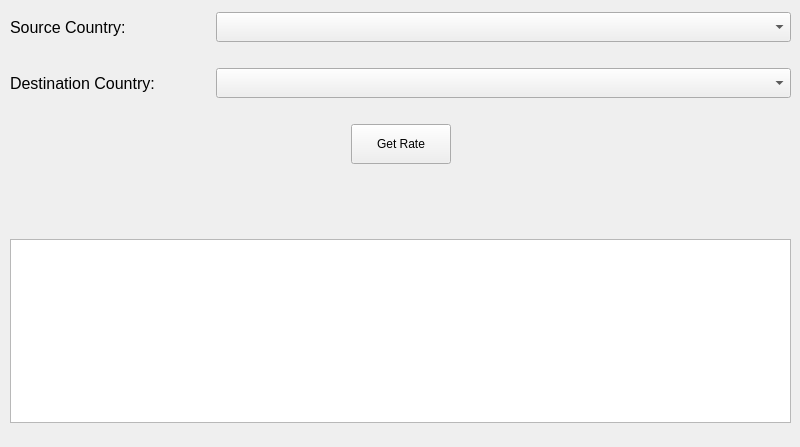
<?xml version="1.0" encoding="UTF-8"?>
<ui version="4.0">
 <class>MainWindow</class>
 <widget class="QMainWindow" name="MainWindow">
  <property name="geometry">
   <rect>
    <x>0</x>
    <y>0</y>
    <width>800</width>
    <height>447</height>
   </rect>
  </property>
  <property name="contextMenuPolicy">
   <enum>Qt::ContextMenuPolicy::PreventContextMenu</enum>
  </property>
  <property name="windowTitle">
   <string>MainWindow</string>
  </property>
  <widget class="QWidget" name="centralwidget">
   <widget class="QWidget" name="layoutWidget">
    <property name="geometry">
     <rect>
      <x>10</x>
      <y>12</y>
      <width>781</width>
      <height>411</height>
     </rect>
    </property>
    <layout class="QVBoxLayout" name="verticalLayout">
     <item>
      <layout class="QHBoxLayout" name="horizontalLayout_2">
       <item>
        <widget class="QLabel" name="sourceCountryLabel">
         <property name="minimumSize">
          <size>
           <width>200</width>
           <height>0</height>
          </size>
         </property>
         <property name="maximumSize">
          <size>
           <width>200</width>
           <height>16777215</height>
          </size>
         </property>
         <property name="font">
          <font>
           <pointsize>12</pointsize>
          </font>
         </property>
         <property name="text">
          <string>Source Country:</string>
         </property>
        </widget>
       </item>
       <item>
        <widget class="QComboBox" name="sourceCountryComboBox">
         <property name="minimumSize">
          <size>
           <width>0</width>
           <height>30</height>
          </size>
         </property>
         <property name="maximumSize">
          <size>
           <width>16777215</width>
           <height>30</height>
          </size>
         </property>
         <property name="font">
          <font>
           <pointsize>12</pointsize>
          </font>
         </property>
        </widget>
       </item>
      </layout>
     </item>
     <item>
      <spacer name="verticalSpacer">
       <property name="orientation">
        <enum>Qt::Orientation::Vertical</enum>
       </property>
       <property name="sizeType">
        <enum>QSizePolicy::Policy::Fixed</enum>
       </property>
       <property name="sizeHint" stdset="0">
        <size>
         <width>20</width>
         <height>20</height>
        </size>
       </property>
      </spacer>
     </item>
     <item>
      <layout class="QHBoxLayout" name="horizontalLayout_3">
       <item>
        <widget class="QLabel" name="destinationCountryLabel">
         <property name="minimumSize">
          <size>
           <width>200</width>
           <height>0</height>
          </size>
         </property>
         <property name="maximumSize">
          <size>
           <width>200</width>
           <height>16777215</height>
          </size>
         </property>
         <property name="font">
          <font>
           <pointsize>12</pointsize>
          </font>
         </property>
         <property name="text">
          <string>Destination Country: </string>
         </property>
        </widget>
       </item>
       <item>
        <widget class="QComboBox" name="destinationCountryComboBox">
         <property name="minimumSize">
          <size>
           <width>0</width>
           <height>30</height>
          </size>
         </property>
         <property name="maximumSize">
          <size>
           <width>16777215</width>
           <height>30</height>
          </size>
         </property>
         <property name="font">
          <font>
           <pointsize>12</pointsize>
          </font>
         </property>
        </widget>
       </item>
      </layout>
     </item>
     <item>
      <spacer name="verticalSpacer_2">
       <property name="orientation">
        <enum>Qt::Orientation::Vertical</enum>
       </property>
       <property name="sizeType">
        <enum>QSizePolicy::Policy::Fixed</enum>
       </property>
       <property name="sizeHint" stdset="0">
        <size>
         <width>20</width>
         <height>20</height>
        </size>
       </property>
      </spacer>
     </item>
     <item>
      <layout class="QHBoxLayout" name="horizontalLayout_5">
       <property name="topMargin">
        <number>0</number>
       </property>
       <item>
        <spacer name="horizontalSpacer_3">
         <property name="orientation">
          <enum>Qt::Orientation::Horizontal</enum>
         </property>
         <property name="sizeHint" stdset="0">
          <size>
           <width>40</width>
           <height>20</height>
          </size>
         </property>
        </spacer>
       </item>
       <item>
        <widget class="QPushButton" name="getRateButton">
         <property name="minimumSize">
          <size>
           <width>100</width>
           <height>40</height>
          </size>
         </property>
         <property name="maximumSize">
          <size>
           <width>100</width>
           <height>40</height>
          </size>
         </property>
         <property name="text">
          <string>Get Rate</string>
         </property>
        </widget>
       </item>
       <item>
        <spacer name="horizontalSpacer_4">
         <property name="orientation">
          <enum>Qt::Orientation::Horizontal</enum>
         </property>
         <property name="sizeHint" stdset="0">
          <size>
           <width>40</width>
           <height>20</height>
          </size>
         </property>
        </spacer>
       </item>
      </layout>
     </item>
     <item>
      <layout class="QHBoxLayout" name="horizontalLayout">
       <item>
        <spacer name="horizontalSpacer_2">
         <property name="orientation">
          <enum>Qt::Orientation::Horizontal</enum>
         </property>
         <property name="sizeHint" stdset="0">
          <size>
           <width>40</width>
           <height>20</height>
          </size>
         </property>
        </spacer>
       </item>
       <item>
        <widget class="QLabel" name="exchangeRateLabel">
         <property name="font">
          <font>
           <pointsize>20</pointsize>
          </font>
         </property>
         <property name="text">
          <string/>
         </property>
         <property name="alignment">
          <set>Qt::AlignmentFlag::AlignCenter</set>
         </property>
        </widget>
       </item>
       <item>
        <spacer name="horizontalSpacer">
         <property name="orientation">
          <enum>Qt::Orientation::Horizontal</enum>
         </property>
         <property name="sizeHint" stdset="0">
          <size>
           <width>40</width>
           <height>20</height>
          </size>
         </property>
        </spacer>
       </item>
      </layout>
     </item>
     <item>
      <spacer name="verticalSpacer_3">
       <property name="orientation">
        <enum>Qt::Orientation::Vertical</enum>
       </property>
       <property name="sizeHint" stdset="0">
        <size>
         <width>20</width>
         <height>40</height>
        </size>
       </property>
      </spacer>
     </item>
     <item>
      <widget class="QTextEdit" name="jsonResponseTextEdit"/>
     </item>
    </layout>
   </widget>
  </widget>
 </widget>
 <resources/>
 <connections/>
</ui>
